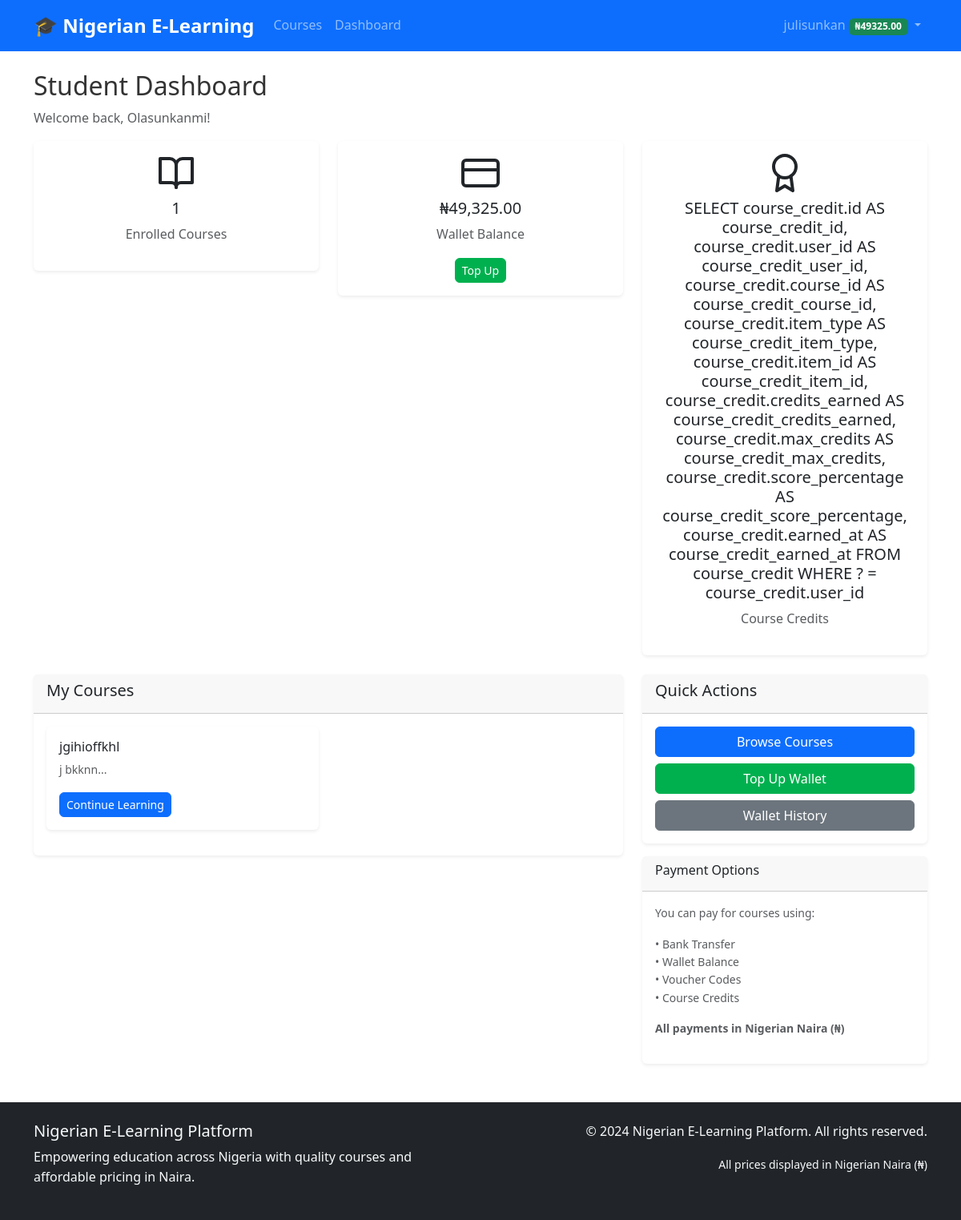
/dashboard (signed in), run on an earlier commit of the app's database.
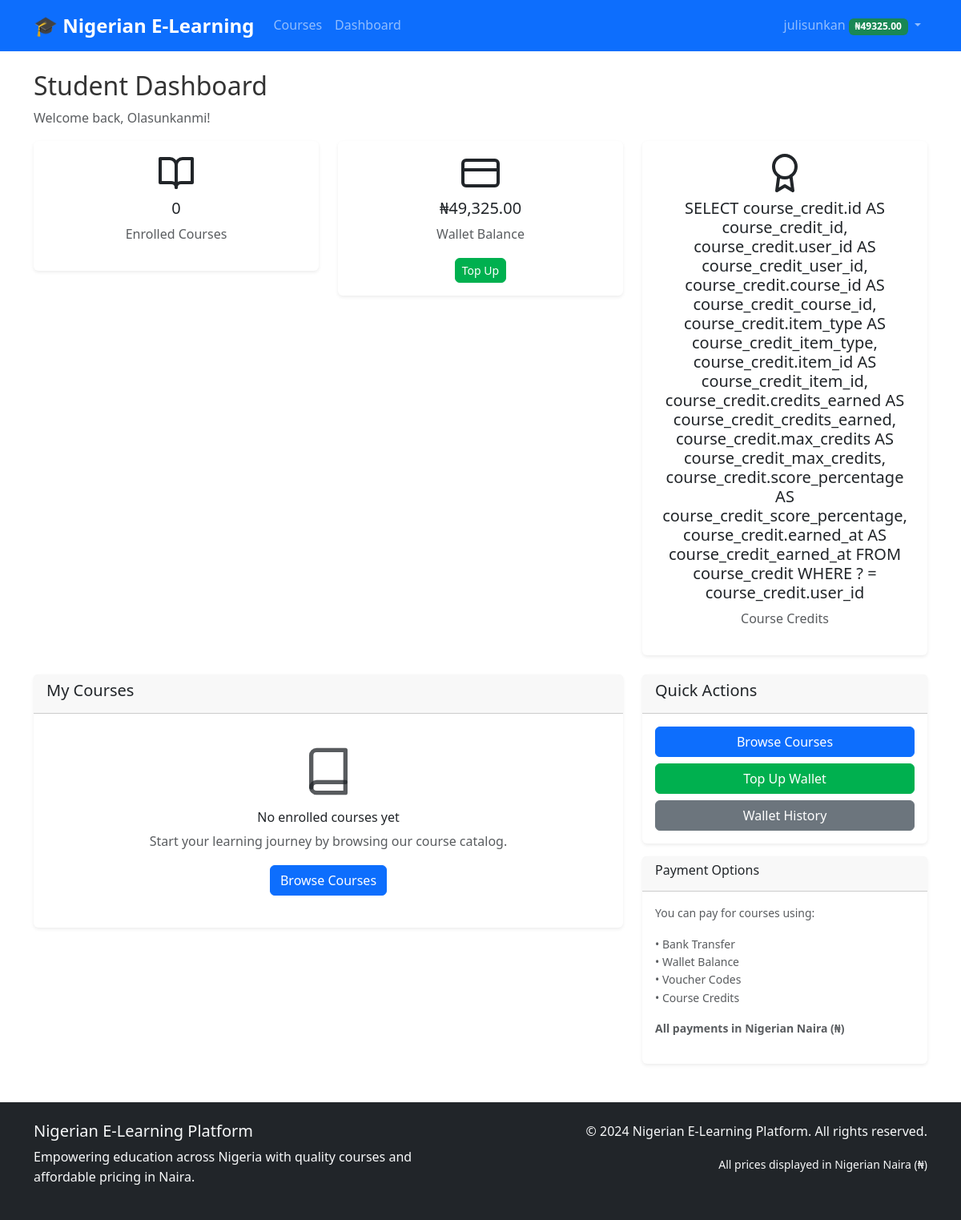
And on a later commit of the database.
### models.py (models this page shows, shortened)
class Enrollment(db.Model):
    id = db.Column(db.Integer, primary_key=True)
    user_id = db.Column(db.Integer, db.ForeignKey('user.id'), nullable=False)
    course_id = db.Column(db.Integer, db.ForeignKey('course.id'), nullable=False)
    status = db.Column(db.String(20), default='pending')  # pending, approved, rejected
    enrollment_method = db.Column(db.String(20))  # payment, voucher, wallet, credits
    created_at = db.Column(db.DateTime, default=datetime.utcnow)
    approved_at = db.Column(db.DateTime)

class Course(db.Model):
    id = db.Column(db.Integer, primary_key=True)
    title = db.Column(db.String(200), nullable=False)
    description = db.Column(db.Text)
    price = db.Column(db.Float, nullable=False, default=0.0)
    instructor_id = db.Column(db.Integer, db.ForeignKey('user.id'), nullable=False)
    is_active = db.Column(db.Boolean, default=True)
    min_credits_for_certificate = db.Column(db.Integer, default=70)  # Minimum credits needed for certificate
    total_available_credits = db.Column(db.Integer, default=100)     # Total credits available in course
    created_at = db.Column(db.DateTime, default=datetime.utcnow)
    updated_at = db.Column(db.DateTime, default=datetime.utcnow, onupdate=datetime.utcnow)
    lessons = db.relationship('Lesson', backref='course', lazy='dynamic', cascade='all, delete-orphan')
    enrollments = db.relationship('Enrollment', backref='course', lazy='dynamic', cascade='all, delete-orphan')
    quizzes = db.relationship('Quiz', backref='course', lazy='dynamic', cascade='all, delete-orphan')
    assignments = db.relationship('Assignment', backref='course', lazy='dynamic', cascade='all, delete-orphan')
    course_credits = db.relationship('CourseCredit', backref='course', lazy='dynamic', cascade='all, delete-orphan')

### routes.py (the view, shortened to what this page needs)
@app.route('/dashboard')
@login_required
def dashboard():
    if current_user.role == 'admin':
        vouchers = Voucher.query.order_by(Voucher.created_at.desc()).all()
        users = User.query.all()
        return render_template('dashboard/admin.html', vouchers=vouchers, User=User)
    else:
        return render_template('dashboard/student.html')

### app.py (called while the page is built)
@login_manager.user_loader
def load_user(user_id):
    from models import User
    return User.query.get(int(user_id))

### templates/dashboard/student.html (shortened to what the changed rows need)
{% extends "base.html" %}
{% block content %}
<div class="row">
    <div class="col-12">
        <h2>Student Dashboard</h2>
    </div>
</div>
<div class="row">
    <div class="col-md-4 mb-4">
        <div class="card text-center">
            <div class="card-body">
                <i data-feather="book-open" class="mb-2" style="width: 48px; height: 48px;"></i>
                <h5>{{ current_user.enrollments.filter_by(status='approved').count() }}</h5>
                <p class="text-muted">Enrolled Courses</p>
            </div>
        </div>
    </div>
</div>
<div class="row">
    <div class="col-md-8">
        <div class="card">
            <div class="card-body">
                {% set enrolled_courses = current_user.enrollments.filter_by(status='approved').all() %}
                {% if enrolled_courses %}
                <div class="row">
                    {% for enrollment in enrolled_courses %}
                    <div class="col-md-6 mb-3">
                        <div class="card">
                            <div class="card-body">
                                <h6 class="card-title">{{ enrollment.course.title }}</h6>
                                <p class="card-text small text-muted">{{ enrollment.course.description[:50] }}...</p>
                                <a href="{{ url_for('course_detail', course_id=enrollment.course.id) }}" class="btn btn-primary btn-sm">Continue Learning</a>
                            </div>
                        </div>
                    </div>
                    {% endfor %}
                </div>
                {% else %}
                <div class="text-center py-4">
                    <i data-feather="book" style="width: 64px; height: 64px;" class="text-muted mb-3"></i>
                    <h6>No enrolled courses yet</h6>
                    <p class="text-muted">Start your learning journey by browsing our course catalog.</p>
                    <a href="{{ url_for('courses') }}" class="btn btn-primary">Browse Courses</a>
                </div>
                {% endif %}
            </div>
        </div>
    </div>
</div>
{% endblock %}

What changed in the data, as far as the page shows it:
removed Enrollment: course "jgihioffkhl", course "j bkknn"
Also different on the page:
{{ current_user.enrollments.filter_by(status='approved').count() }}: "1" → "0"
text now shown: "No enrolled courses yet Start your learning journey by browsing our course catalog. Browse Courses"
